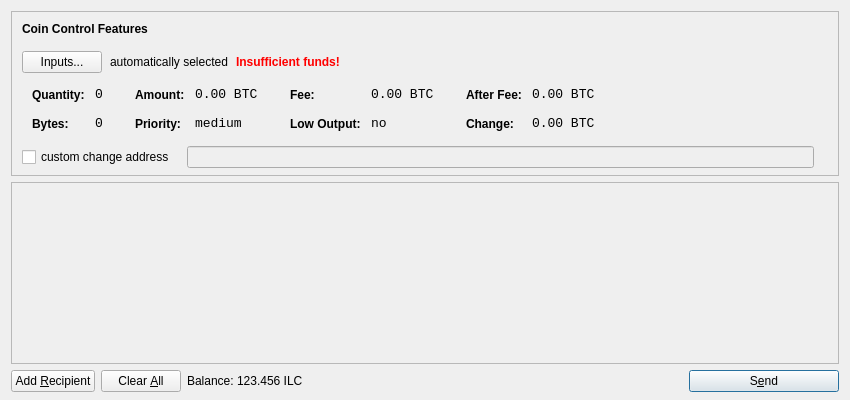
<?xml version="1.0" encoding="UTF-8"?>
<ui version="4.0">
 <class>SendCoinsDialog</class>
 <widget class="QDialog" name="SendCoinsDialog">
  <property name="geometry">
   <rect>
    <x>0</x>
    <y>0</y>
    <width>850</width>
    <height>400</height>
   </rect>
  </property>
  <property name="windowTitle">
   <string>Send Coins</string>
  </property>
  <layout class="QVBoxLayout" name="verticalLayout" stretch="0,1,0">
   <property name="bottomMargin">
    <number>8</number>
   </property>
   <item>
    <widget class="QFrame" name="frameCoinControl">
     <property name="sizePolicy">
      <sizepolicy hsizetype="Expanding" vsizetype="Expanding">
       <horstretch>0</horstretch>
       <verstretch>0</verstretch>
      </sizepolicy>
     </property>
     <property name="maximumSize">
      <size>
       <width>16777215</width>
       <height>16777215</height>
      </size>
     </property>
     <property name="frameShape">
      <enum>QFrame::StyledPanel</enum>
     </property>
     <property name="frameShadow">
      <enum>QFrame::Sunken</enum>
     </property>
     <layout class="QVBoxLayout" name="verticalLayoutCoinControl2">
      <property name="spacing">
       <number>-1</number>
      </property>
      <property name="leftMargin">
       <number>0</number>
      </property>
      <property name="topMargin">
       <number>0</number>
      </property>
      <property name="rightMargin">
       <number>0</number>
      </property>
      <property name="bottomMargin">
       <number>6</number>
      </property>
      <item>
       <layout class="QVBoxLayout" name="verticalLayoutCoinControl" stretch="0,0,0,0,1">
        <property name="spacing">
         <number>0</number>
        </property>
        <property name="leftMargin">
         <number>10</number>
        </property>
        <property name="topMargin">
         <number>10</number>
        </property>
        <item>
         <layout class="QHBoxLayout" name="horizontalLayoutCoinControl1">
          <property name="bottomMargin">
           <number>15</number>
          </property>
          <item>
           <widget class="QLabel" name="labelCoinControlFeatures">
            <property name="sizePolicy">
             <sizepolicy hsizetype="Preferred" vsizetype="Maximum">
              <horstretch>0</horstretch>
              <verstretch>0</verstretch>
             </sizepolicy>
            </property>
            <property name="font">
             <font>
              <weight>75</weight>
              <bold>true</bold>
             </font>
            </property>
            <property name="styleSheet">
             <string notr="true">font-weight:bold;</string>
            </property>
            <property name="text">
             <string>Coin Control Features</string>
            </property>
           </widget>
          </item>
         </layout>
        </item>
        <item>
         <layout class="QHBoxLayout" name="horizontalLayoutCoinControl2" stretch="0,0,0,0">
          <property name="spacing">
           <number>8</number>
          </property>
          <property name="bottomMargin">
           <number>10</number>
          </property>
          <item>
           <widget class="QPushButton" name="pushButtonCoinControl">
            <property name="styleSheet">
             <string notr="true"/>
            </property>
            <property name="text">
             <string>Inputs...</string>
            </property>
           </widget>
          </item>
          <item>
           <widget class="QLabel" name="labelCoinControlAutomaticallySelected">
            <property name="text">
             <string>automatically selected</string>
            </property>
            <property name="margin">
             <number>5</number>
            </property>
           </widget>
          </item>
          <item>
           <widget class="QLabel" name="labelCoinControlInsuffFunds">
            <property name="font">
             <font>
              <weight>75</weight>
              <bold>true</bold>
             </font>
            </property>
            <property name="styleSheet">
             <string notr="true">color:red;font-weight:bold;</string>
            </property>
            <property name="text">
             <string>Insufficient funds!</string>
            </property>
            <property name="margin">
             <number>5</number>
            </property>
           </widget>
          </item>
          <item>
           <spacer name="horizontalSpacerCoinControl">
            <property name="orientation">
             <enum>Qt::Horizontal</enum>
            </property>
            <property name="sizeHint" stdset="0">
             <size>
              <width>40</width>
              <height>1</height>
             </size>
            </property>
           </spacer>
          </item>
         </layout>
        </item>
        <item>
         <widget class="QWidget" name="widgetCoinControl" native="true">
          <property name="sizePolicy">
           <sizepolicy hsizetype="Preferred" vsizetype="Preferred">
            <horstretch>0</horstretch>
            <verstretch>0</verstretch>
           </sizepolicy>
          </property>
          <property name="minimumSize">
           <size>
            <width>0</width>
            <height>0</height>
           </size>
          </property>
          <property name="styleSheet">
           <string notr="true"/>
          </property>
          <layout class="QHBoxLayout" name="horizontalLayoutCoinControl5">
           <property name="margin">
            <number>0</number>
           </property>
           <item>
            <layout class="QHBoxLayout" name="horizontalLayoutCoinControl3" stretch="0,0,0,1">
             <property name="spacing">
              <number>20</number>
             </property>
             <property name="topMargin">
              <number>0</number>
             </property>
             <property name="bottomMargin">
              <number>10</number>
             </property>
             <item>
              <layout class="QFormLayout" name="formLayoutCoinControl1">
               <property name="horizontalSpacing">
                <number>10</number>
               </property>
               <property name="verticalSpacing">
                <number>14</number>
               </property>
               <property name="leftMargin">
                <number>10</number>
               </property>
               <property name="topMargin">
                <number>4</number>
               </property>
               <property name="rightMargin">
                <number>6</number>
               </property>
               <item row="0" column="0">
                <widget class="QLabel" name="labelCoinControlQuantityText">
                 <property name="styleSheet">
                  <string notr="true">font-weight:bold;</string>
                 </property>
                 <property name="text">
                  <string>Quantity:</string>
                 </property>
                 <property name="margin">
                  <number>0</number>
                 </property>
                </widget>
               </item>
               <item row="0" column="1">
                <widget class="QLabel" name="labelCoinControlQuantity">
                 <property name="font">
                  <font>
                   <family>Monospace</family>
                   <pointsize>10</pointsize>
                  </font>
                 </property>
                 <property name="cursor">
                  <cursorShape>IBeamCursor</cursorShape>
                 </property>
                 <property name="contextMenuPolicy">
                  <enum>Qt::ActionsContextMenu</enum>
                 </property>
                 <property name="text">
                  <string notr="true">0</string>
                 </property>
                 <property name="margin">
                  <number>0</number>
                 </property>
                 <property name="textInteractionFlags">
                  <set>Qt::LinksAccessibleByMouse|Qt::TextSelectableByKeyboard|Qt::TextSelectableByMouse</set>
                 </property>
                </widget>
               </item>
               <item row="1" column="0">
                <widget class="QLabel" name="labelCoinControlBytesText">
                 <property name="styleSheet">
                  <string notr="true">font-weight:bold;</string>
                 </property>
                 <property name="text">
                  <string>Bytes:</string>
                 </property>
                </widget>
               </item>
               <item row="1" column="1">
                <widget class="QLabel" name="labelCoinControlBytes">
                 <property name="font">
                  <font>
                   <family>Monospace</family>
                   <pointsize>10</pointsize>
                  </font>
                 </property>
                 <property name="cursor">
                  <cursorShape>IBeamCursor</cursorShape>
                 </property>
                 <property name="contextMenuPolicy">
                  <enum>Qt::ActionsContextMenu</enum>
                 </property>
                 <property name="text">
                  <string notr="true">0</string>
                 </property>
                 <property name="textInteractionFlags">
                  <set>Qt::LinksAccessibleByMouse|Qt::TextSelectableByKeyboard|Qt::TextSelectableByMouse</set>
                 </property>
                </widget>
               </item>
              </layout>
             </item>
             <item>
              <layout class="QFormLayout" name="formLayoutCoinControl2">
               <property name="horizontalSpacing">
                <number>10</number>
               </property>
               <property name="verticalSpacing">
                <number>14</number>
               </property>
               <property name="leftMargin">
                <number>6</number>
               </property>
               <property name="topMargin">
                <number>4</number>
               </property>
               <property name="rightMargin">
                <number>6</number>
               </property>
               <item row="0" column="0">
                <widget class="QLabel" name="labelCoinControlAmountText">
                 <property name="styleSheet">
                  <string notr="true">font-weight:bold;</string>
                 </property>
                 <property name="text">
                  <string>Amount:</string>
                 </property>
                 <property name="margin">
                  <number>0</number>
                 </property>
                </widget>
               </item>
               <item row="0" column="1">
                <widget class="QLabel" name="labelCoinControlAmount">
                 <property name="font">
                  <font>
                   <family>Monospace</family>
                   <pointsize>10</pointsize>
                  </font>
                 </property>
                 <property name="cursor">
                  <cursorShape>IBeamCursor</cursorShape>
                 </property>
                 <property name="contextMenuPolicy">
                  <enum>Qt::ActionsContextMenu</enum>
                 </property>
                 <property name="text">
                  <string notr="true">0.00 BTC</string>
                 </property>
                 <property name="textInteractionFlags">
                  <set>Qt::LinksAccessibleByMouse|Qt::TextSelectableByKeyboard|Qt::TextSelectableByMouse</set>
                 </property>
                </widget>
               </item>
               <item row="1" column="0">
                <widget class="QLabel" name="labelCoinControlPriorityText">
                 <property name="styleSheet">
                  <string notr="true">font-weight:bold;</string>
                 </property>
                 <property name="text">
                  <string>Priority:</string>
                 </property>
                </widget>
               </item>
               <item row="1" column="1">
                <widget class="QLabel" name="labelCoinControlPriority">
                 <property name="font">
                  <font>
                   <family>Monospace</family>
                   <pointsize>10</pointsize>
                  </font>
                 </property>
                 <property name="cursor">
                  <cursorShape>IBeamCursor</cursorShape>
                 </property>
                 <property name="contextMenuPolicy">
                  <enum>Qt::ActionsContextMenu</enum>
                 </property>
                 <property name="text">
                  <string>medium</string>
                 </property>
                 <property name="textInteractionFlags">
                  <set>Qt::LinksAccessibleByMouse|Qt::TextSelectableByKeyboard|Qt::TextSelectableByMouse</set>
                 </property>
                </widget>
               </item>
              </layout>
             </item>
             <item>
              <layout class="QFormLayout" name="formLayoutCoinControl3">
               <property name="horizontalSpacing">
                <number>10</number>
               </property>
               <property name="verticalSpacing">
                <number>14</number>
               </property>
               <property name="leftMargin">
                <number>6</number>
               </property>
               <property name="topMargin">
                <number>4</number>
               </property>
               <property name="rightMargin">
                <number>6</number>
               </property>
               <item row="0" column="0">
                <widget class="QLabel" name="labelCoinControlFeeText">
                 <property name="styleSheet">
                  <string notr="true">font-weight:bold;</string>
                 </property>
                 <property name="text">
                  <string>Fee:</string>
                 </property>
                 <property name="margin">
                  <number>0</number>
                 </property>
                </widget>
               </item>
               <item row="0" column="1">
                <widget class="QLabel" name="labelCoinControlFee">
                 <property name="font">
                  <font>
                   <family>Monospace</family>
                   <pointsize>10</pointsize>
                  </font>
                 </property>
                 <property name="cursor">
                  <cursorShape>IBeamCursor</cursorShape>
                 </property>
                 <property name="contextMenuPolicy">
                  <enum>Qt::ActionsContextMenu</enum>
                 </property>
                 <property name="text">
                  <string notr="true">0.00 BTC</string>
                 </property>
                 <property name="textInteractionFlags">
                  <set>Qt::LinksAccessibleByMouse|Qt::TextSelectableByKeyboard|Qt::TextSelectableByMouse</set>
                 </property>
                </widget>
               </item>
               <item row="1" column="0">
                <widget class="QLabel" name="labelCoinControlLowOutputText">
                 <property name="styleSheet">
                  <string notr="true">font-weight:bold;</string>
                 </property>
                 <property name="text">
                  <string>Low Output:</string>
                 </property>
                </widget>
               </item>
               <item row="1" column="1">
                <widget class="QLabel" name="labelCoinControlLowOutput">
                 <property name="font">
                  <font>
                   <family>Monospace</family>
                   <pointsize>10</pointsize>
                  </font>
                 </property>
                 <property name="cursor">
                  <cursorShape>IBeamCursor</cursorShape>
                 </property>
                 <property name="contextMenuPolicy">
                  <enum>Qt::ActionsContextMenu</enum>
                 </property>
                 <property name="text">
                  <string>no</string>
                 </property>
                 <property name="textInteractionFlags">
                  <set>Qt::LinksAccessibleByMouse|Qt::TextSelectableByKeyboard|Qt::TextSelectableByMouse</set>
                 </property>
                </widget>
               </item>
              </layout>
             </item>
             <item>
              <layout class="QFormLayout" name="formLayoutCoinControl4">
               <property name="horizontalSpacing">
                <number>10</number>
               </property>
               <property name="verticalSpacing">
                <number>14</number>
               </property>
               <property name="leftMargin">
                <number>6</number>
               </property>
               <property name="topMargin">
                <number>4</number>
               </property>
               <property name="rightMargin">
                <number>6</number>
               </property>
               <item row="0" column="0">
                <widget class="QLabel" name="labelCoinControlAfterFeeText">
                 <property name="styleSheet">
                  <string notr="true">font-weight:bold;</string>
                 </property>
                 <property name="text">
                  <string>After Fee:</string>
                 </property>
                 <property name="margin">
                  <number>0</number>
                 </property>
                </widget>
               </item>
               <item row="0" column="1">
                <widget class="QLabel" name="labelCoinControlAfterFee">
                 <property name="font">
                  <font>
                   <family>Monospace</family>
                   <pointsize>10</pointsize>
                  </font>
                 </property>
                 <property name="cursor">
                  <cursorShape>IBeamCursor</cursorShape>
                 </property>
                 <property name="contextMenuPolicy">
                  <enum>Qt::ActionsContextMenu</enum>
                 </property>
                 <property name="text">
                  <string notr="true">0.00 BTC</string>
                 </property>
                 <property name="textInteractionFlags">
                  <set>Qt::LinksAccessibleByMouse|Qt::TextSelectableByKeyboard|Qt::TextSelectableByMouse</set>
                 </property>
                </widget>
               </item>
               <item row="1" column="0">
                <widget class="QLabel" name="labelCoinControlChangeText">
                 <property name="styleSheet">
                  <string notr="true">font-weight:bold;</string>
                 </property>
                 <property name="text">
                  <string>Change:</string>
                 </property>
                </widget>
               </item>
               <item row="1" column="1">
                <widget class="QLabel" name="labelCoinControlChange">
                 <property name="font">
                  <font>
                   <family>Monospace</family>
                   <pointsize>10</pointsize>
                  </font>
                 </property>
                 <property name="cursor">
                  <cursorShape>IBeamCursor</cursorShape>
                 </property>
                 <property name="contextMenuPolicy">
                  <enum>Qt::ActionsContextMenu</enum>
                 </property>
                 <property name="text">
                  <string notr="true">0.00 BTC</string>
                 </property>
                 <property name="textInteractionFlags">
                  <set>Qt::LinksAccessibleByMouse|Qt::TextSelectableByKeyboard|Qt::TextSelectableByMouse</set>
                 </property>
                </widget>
               </item>
              </layout>
             </item>
            </layout>
           </item>
          </layout>
         </widget>
        </item>
        <item>
         <layout class="QHBoxLayout" name="horizontalLayoutCoinControl4" stretch="0,0,0">
          <property name="spacing">
           <number>12</number>
          </property>
          <property name="sizeConstraint">
           <enum>QLayout::SetDefaultConstraint</enum>
          </property>
          <property name="topMargin">
           <number>5</number>
          </property>
          <property name="rightMargin">
           <number>5</number>
          </property>
          <item>
           <widget class="QCheckBox" name="checkBoxCoinControlChange">
            <property name="text">
             <string>custom change address</string>
            </property>
           </widget>
          </item>
          <item>
           <widget class="QLineEdit" name="lineEditCoinControlChange">
            <property name="enabled">
             <bool>false</bool>
            </property>
            <property name="sizePolicy">
             <sizepolicy hsizetype="Expanding" vsizetype="Fixed">
              <horstretch>0</horstretch>
              <verstretch>0</verstretch>
             </sizepolicy>
            </property>
           </widget>
          </item>
          <item>
           <widget class="QLabel" name="labelCoinControlChangeLabel">
            <property name="sizePolicy">
             <sizepolicy hsizetype="Preferred" vsizetype="Expanding">
              <horstretch>0</horstretch>
              <verstretch>0</verstretch>
             </sizepolicy>
            </property>
            <property name="minimumSize">
             <size>
              <width>0</width>
              <height>0</height>
             </size>
            </property>
            <property name="text">
             <string/>
            </property>
            <property name="margin">
             <number>3</number>
            </property>
           </widget>
          </item>
         </layout>
        </item>
        <item>
         <spacer name="verticalSpacerCoinControl">
          <property name="orientation">
           <enum>Qt::Vertical</enum>
          </property>
          <property name="sizeHint" stdset="0">
           <size>
            <width>800</width>
            <height>1</height>
           </size>
          </property>
         </spacer>
        </item>
       </layout>
      </item>
     </layout>
    </widget>
   </item>
   <item>
    <widget class="QScrollArea" name="scrollArea">
     <property name="widgetResizable">
      <bool>true</bool>
     </property>
     <widget class="QWidget" name="scrollAreaWidgetContents">
      <property name="geometry">
       <rect>
        <x>0</x>
        <y>0</y>
        <width>830</width>
        <height>165</height>
       </rect>
      </property>
      <layout class="QVBoxLayout" name="verticalLayout_2">
       <property name="margin">
        <number>0</number>
       </property>
       <item>
        <layout class="QVBoxLayout" name="entries">
         <property name="spacing">
          <number>6</number>
         </property>
        </layout>
       </item>
       <item>
        <spacer name="verticalSpacer">
         <property name="orientation">
          <enum>Qt::Vertical</enum>
         </property>
         <property name="sizeHint" stdset="0">
          <size>
           <width>20</width>
           <height>40</height>
          </size>
         </property>
        </spacer>
       </item>
      </layout>
     </widget>
    </widget>
   </item>
   <item>
    <layout class="QHBoxLayout" name="horizontalLayout">
     <item>
      <widget class="QPushButton" name="addButton">
       <property name="toolTip">
        <string>Send to multiple recipients at once</string>
       </property>
       <property name="text">
        <string>Add &amp;Recipient</string>
       </property>
       <property name="icon">
        <iconset resource="../bitcoin.qrc">
         <normaloff>:/icons/add</normaloff>:/icons/add</iconset>
       </property>
       <property name="autoDefault">
        <bool>false</bool>
       </property>
      </widget>
     </item>
     <item>
      <widget class="QPushButton" name="clearButton">
       <property name="sizePolicy">
        <sizepolicy hsizetype="Minimum" vsizetype="Fixed">
         <horstretch>0</horstretch>
         <verstretch>0</verstretch>
        </sizepolicy>
       </property>
       <property name="toolTip">
        <string>Remove all transaction fields</string>
       </property>
       <property name="text">
        <string>Clear &amp;All</string>
       </property>
       <property name="icon">
        <iconset resource="../bitcoin.qrc">
         <normaloff>:/icons/remove</normaloff>:/icons/remove</iconset>
       </property>
       <property name="autoRepeatDelay">
        <number>300</number>
       </property>
       <property name="autoDefault">
        <bool>false</bool>
       </property>
      </widget>
     </item>
     <item>
      <layout class="QHBoxLayout" name="horizontalLayout_2">
       <property name="spacing">
        <number>3</number>
       </property>
       <item>
        <widget class="QLabel" name="label">
         <property name="text">
          <string>Balance:</string>
         </property>
        </widget>
       </item>
       <item>
        <widget class="QLabel" name="labelBalance">
         <property name="cursor">
          <cursorShape>IBeamCursor</cursorShape>
         </property>
         <property name="text">
          <string>123.456 ILC</string>
         </property>
         <property name="textInteractionFlags">
          <set>Qt::LinksAccessibleByMouse|Qt::TextSelectableByKeyboard|Qt::TextSelectableByMouse</set>
         </property>
        </widget>
       </item>
      </layout>
     </item>
     <item>
      <spacer name="horizontalSpacer">
       <property name="orientation">
        <enum>Qt::Horizontal</enum>
       </property>
       <property name="sizeHint" stdset="0">
        <size>
         <width>40</width>
         <height>20</height>
        </size>
       </property>
      </spacer>
     </item>
     <item>
      <widget class="QPushButton" name="sendButton">
       <property name="minimumSize">
        <size>
         <width>150</width>
         <height>0</height>
        </size>
       </property>
       <property name="toolTip">
        <string>Confirm the send action</string>
       </property>
       <property name="text">
        <string>S&amp;end</string>
       </property>
       <property name="icon">
        <iconset resource="../bitcoin.qrc">
         <normaloff>:/icons/send</normaloff>:/icons/send</iconset>
       </property>
       <property name="default">
        <bool>true</bool>
       </property>
      </widget>
     </item>
    </layout>
   </item>
  </layout>
 </widget>
 <resources>
  <include location="../bitcoin.qrc"/>
 </resources>
 <connections/>
</ui>
